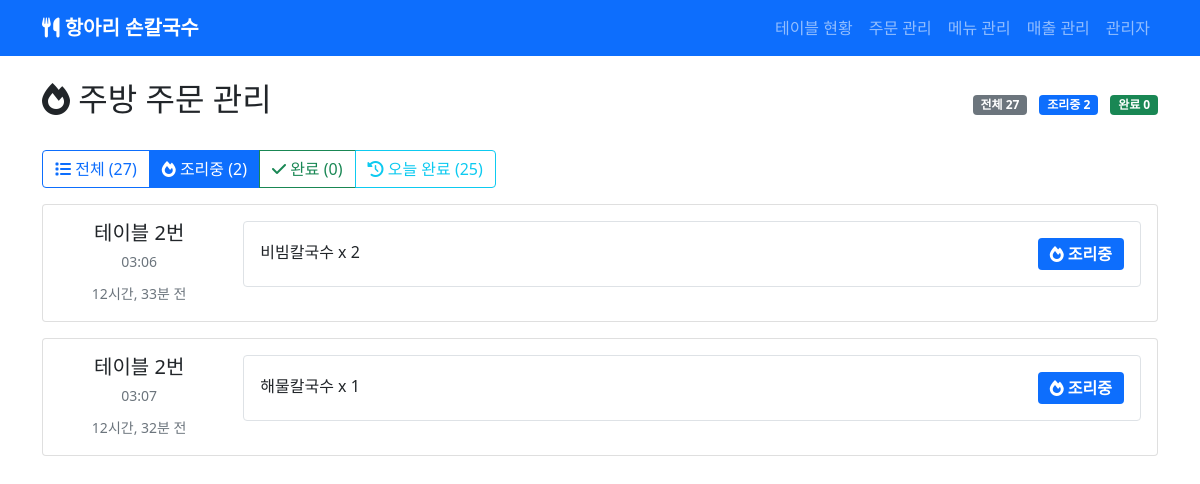
/orders/?status=cooking, run on an earlier commit of the app's database.
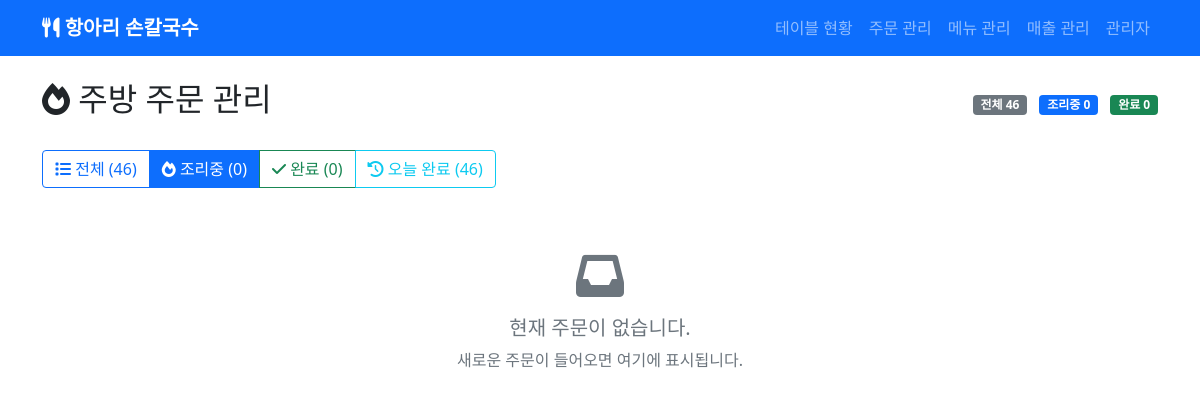
And on a later commit of the database.
### orders/models.py (models this page shows, shortened)
class Order(models.Model):
    STATUS_CHOICES = [
        ('pending', '주문 대기'),
        ('confirmed', '주문 확인'),
        ('cooking', '조리 중'),
        ('ready', '조리 완료'),
        ('served', '서빙 완료'),
        ('paid', '결제 완료'),
    ]
    table = models.ForeignKey(Table, on_delete=models.CASCADE, related_name='orders', verbose_name='테이블')
    status = models.CharField(max_length=10, choices=STATUS_CHOICES, default='pending', verbose_name='상태')
    total_amount = models.IntegerField(default=0, verbose_name='총 금액')
    discount = models.IntegerField(default=0, verbose_name='할인 금액')
    created_at = models.DateTimeField(auto_now_add=True, verbose_name='주문일시')
    updated_at = models.DateTimeField(auto_now=True, verbose_name='수정일시')
    class Meta:
        verbose_name = '주문'
        verbose_name_plural = '주문'
        ordering = ['-created_at']

class OrderItem(models.Model):
    STATUS_CHOICES = [
        ('cooking', '조리 중'),
        ('ready', '조리 완료'),
    ]
    order = models.ForeignKey(Order, on_delete=models.CASCADE, related_name='items', verbose_name='주문')
    menu = models.ForeignKey(Menu, on_delete=models.CASCADE, verbose_name='메뉴')
    quantity = models.IntegerField(default=1, verbose_name='수량')
    options = models.JSONField(default=list, verbose_name='옵션', help_text='선택된 옵션 목록')
    unit_price = models.IntegerField(verbose_name='단가')
    status = models.CharField(max_length=20, choices=STATUS_CHOICES, default='cooking', verbose_name='조리 상태')
    created_at = models.DateTimeField(auto_now_add=True, verbose_name='생성일시')
    class Meta:
        verbose_name = '주문 상세'
        verbose_name_plural = '주문 상세'

### tables/models.py (models this page shows, shortened)
class Table(models.Model):
    STATUS_CHOICES = [
        ('empty', '빈 테이블'),
        ('ordered', '주문 완료'),
        ('cooking', '조리 완료'),
        ('paid', '결제 완료'),
    ]
    number = models.IntegerField(unique=True, verbose_name='테이블 번호')
    seats = models.IntegerField(default=4, verbose_name='좌석 수')
    status = models.CharField(max_length=10, choices=STATUS_CHOICES, default='empty', verbose_name='상태')
    qr_code = models.ImageField(upload_to='qr_codes/', blank=True, verbose_name='QR코드')
    created_at = models.DateTimeField(auto_now_add=True, verbose_name='생성일시')
    updated_at = models.DateTimeField(auto_now=True, verbose_name='수정일시')
    class Meta:
        verbose_name = '테이블'
        verbose_name_plural = '테이블'
        ordering = ['number']
    def get_group(self):
        try:
            return self.tablegroup_set.first()
        except:
            return None

### menus/models.py (models this page shows, shortened)
class Menu(models.Model):
    name = models.CharField(max_length=100, verbose_name='메뉴명')
    price = models.IntegerField(verbose_name='가격')
    description = models.TextField(blank=True, verbose_name='설명')
    options = models.JSONField(default=list, verbose_name='옵션', help_text='예: ["고추빼고", "면 많이"]')
    min_order = models.IntegerField(default=1, verbose_name='최소 주문 수량')
    is_active = models.BooleanField(default=True, verbose_name='활성 상태')
    requires_cooking = models.BooleanField(default=True, verbose_name='주방 조리 필요')
    created_at = models.DateTimeField(auto_now_add=True, verbose_name='생성일시')
    updated_at = models.DateTimeField(auto_now=True, verbose_name='수정일시')
    class Meta:
        verbose_name = '메뉴'
        verbose_name_plural = '메뉴'
        ordering = ['name']

### orders/views.py (the view)
# urls.py: path('', views.order_list, name='list'),
def order_list(request):
    from django.utils import timezone
    Order.objects.filter(status__in=['pending', 'confirmed']).update(status='cooking')
    status_filter = request.GET.get('status', 'all')
    today = timezone.now().date()
    if status_filter == 'cooking':
        orders = Order.objects.filter(status='cooking')
    elif status_filter == 'ready':
        orders = Order.objects.filter(status='ready')
    elif status_filter == 'completed':
        Order.objects.filter(status__in=['cooking', 'ready']).update(status='paid')
        orders = Order.objects.filter(status='paid', created_at__date=today)
    else:
        orders = Order.objects.filter(
            models.Q(status__in=['cooking', 'ready']) |
            models.Q(status='paid', created_at__date=today)
        )
    orders = orders.order_by('created_at')
    cooking_count = Order.objects.filter(status='cooking').count()
    ready_count = Order.objects.filter(status='ready').count()
    completed_count = Order.objects.filter(status='paid', created_at__date=today).count()
    context = {
        'orders': orders,
        'status_filter': status_filter,
        'cooking_count': cooking_count,
        'ready_count': ready_count,
        'completed_count': completed_count,
        'total_count': cooking_count + ready_count + completed_count
    }
    return render(request, 'orders/list.html', context)

### templates/orders/list.html (shortened to what the changed rows need)
{% extends 'base.html' %}
{% block content %}
<div class="d-flex justify-content-between align-items-center mb-4">
    <h2><i class="fas fa-fire"></i> 주방 주문 관리</h2>
    <div>
        <span class="badge bg-secondary me-2">전체 {{ total_count }}</span>
        <span class="badge bg-primary me-2">조리중 {{ cooking_count }}</span>
        <span class="badge bg-success">완료 {{ ready_count }}</span>
    </div>
</div>
<div class="mb-3">
    <div class="btn-group" role="group">
        <a href="?status=all" class="btn {% if status_filter == 'all' %}btn-primary{% else %}btn-outline-primary{% endif %}">
            <i class="fas fa-list"></i> 전체 ({{ total_count }})
        </a>
        <a href="?status=cooking" class="btn {% if status_filter == 'cooking' %}btn-primary{% else %}btn-outline-primary{% endif %}">
            <i class="fas fa-fire"></i> 조리중 ({{ cooking_count }})
        </a>
        <a href="?status=ready" class="btn {% if status_filter == 'ready' %}btn-success{% else %}btn-outline-success{% endif %}">
            <i class="fas fa-check"></i> 완료 ({{ ready_count }})
        </a>
        <a href="?status=completed" class="btn {% if status_filter == 'completed' %}btn-info{% else %}btn-outline-info{% endif %}">
            <i class="fas fa-history"></i> 오늘 완료 ({{ completed_count }})
        </a>
    </div>
</div>
<div class="row">
    <div class="col-12">
        {% for order in orders %}
        <div class="card mb-3 order-card" data-order-id="{{ order.id }}">
            <div class="card-body">
                <div class="row">
                    <div class="col-md-2">
                        <div class="text-center">
                            <h5 class="mb-1">테이블 {{ order.table.number }}번</h5>
                            <small class="text-muted">{{ order.created_at|date:"H:i" }}</small>
                            <div class="mt-2">
                                <small class="text-muted">{{ order.created_at|timesince }} 전</small>
                            </div>
                        </div>
                    </div>
                    <div class="col-md-10">
                        {% for item in order.items.all %}
                            {% if item.menu.requires_cooking %}
                            <div class="d-flex justify-content-between align-items-center mb-3 p-3 border rounded" data-item-id="{{ item.id }}">
                                <div class="flex-grow-1">
                                    <h6 class="mb-1 menu-name {% if item.status == 'ready' %}text-decoration-line-through text-muted{% endif %}">{{ item.menu.name }} x {{ item.quantity }}</h6>
                                </div>
                                <div class="text-end">
                                    {% if order.status == 'paid' %}
                                        <span class="badge fs-6 bg-secondary" style="padding: 8px 12px;">
                                            <i class="fas fa-check-circle"></i> 결제완료
                                        </span>
                                    {% else %}
                                        <span class="badge fs-6 menu-status-badge {% if item.status == 'ready' %}bg-success{% else %}bg-primary{% endif %}"
                                              data-item-id="{{ item.id }}"
                                              onclick="toggleMenuStatus({{ item.id }})"
                                              style="cursor: pointer; padding: 8px 12px;"
                                              title="클릭하여 상태 변경">
                                            {% if item.status == 'ready' %}
                                                <i class="fas fa-check"></i> 완룼
                                            {% else %}
                                                <i class="fas fa-fire"></i> 조리중
                                            {% endif %}
                                        </span>
                                    {% endif %}
                                </div>
                            </div>
                            {% endif %}
                        {% endfor %}
                    </div>
                </div>
            </div>
        </div>
        {% empty %}
        <div class="text-center py-5">
            <i class="fas fa-inbox fa-3x text-muted mb-3"></i>
            <h5 class="text-muted">현재 주문이 없습니다.</h5>
            <p class="text-muted">새로운 주문이 들어오면 여기에 표시됩니다.</p>
        </div>
        {% endfor %}
    </div>
</div>
{% endblock %}

What changed in the data, as far as the page shows it:
no longer on this page (row edited): Order: table.number "2", created_at "03:06", created_at "12시간, 33분"
no longer on this page (row edited): OrderItem: menu.name "비빔칼국수", quantity "2", status "cooking" (drawn)
no longer on this page (row edited): Order: table.number "2", created_at "03:07", created_at "12시간, 32분"
no longer on this page (row edited): OrderItem: menu.name "해물칼국수", quantity "1", status "cooking" (drawn), shown under "2"
Also different on the page:
{{ total_count }}: "27" → "46"
{{ cooking_count }}: "2" → "0"
{{ completed_count }}: "25" → "46"
text now shown: "현재 주문이 없습니다. 새로운 주문이 들어오면 여기에 표시됩니다."
